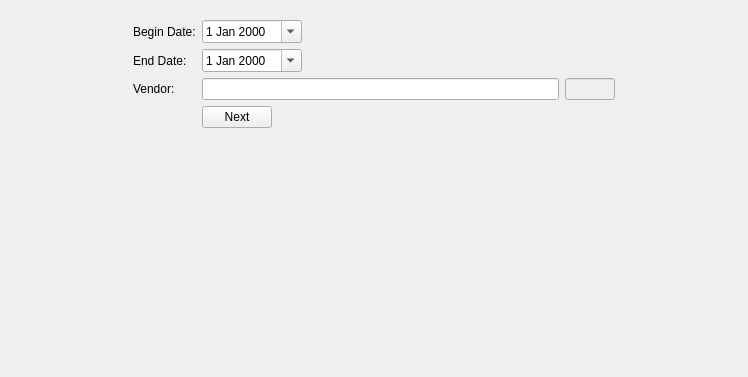
<?xml version="1.0" encoding="UTF-8"?>
<ui version="4.0">
 <class>VendorPaymentReport</class>
 <widget class="QWidget" name="VendorPaymentReport">
  <property name="geometry">
   <rect>
    <x>0</x>
    <y>0</y>
    <width>748</width>
    <height>377</height>
   </rect>
  </property>
  <property name="windowTitle">
   <string>Form</string>
  </property>
  <layout class="QGridLayout" name="gridLayout">
   <item row="0" column="0">
    <widget class="QFrame" name="frame">
     <property name="maximumSize">
      <size>
       <width>500</width>
       <height>16777215</height>
      </size>
     </property>
     <property name="frameShape">
      <enum>QFrame::NoFrame</enum>
     </property>
     <property name="frameShadow">
      <enum>QFrame::Raised</enum>
     </property>
     <layout class="QFormLayout" name="formLayout">
      <item row="4" column="0">
       <widget class="QLabel" name="label_3">
        <property name="text">
         <string>Vendor:</string>
        </property>
       </widget>
      </item>
      <item row="4" column="1">
       <layout class="QHBoxLayout" name="horizontalLayout">
        <item>
         <widget class="QLineEdit" name="vendorname"/>
        </item>
        <item>
         <widget class="QLineEdit" name="vendorid">
          <property name="enabled">
           <bool>false</bool>
          </property>
          <property name="maximumSize">
           <size>
            <width>50</width>
            <height>16777215</height>
           </size>
          </property>
         </widget>
        </item>
       </layout>
      </item>
      <item row="7" column="1">
       <widget class="QPushButton" name="btn_next">
        <property name="maximumSize">
         <size>
          <width>70</width>
          <height>16777215</height>
         </size>
        </property>
        <property name="text">
         <string>Next</string>
        </property>
       </widget>
      </item>
      <item row="2" column="1">
       <widget class="QDateEdit" name="begindate">
        <property name="maximumSize">
         <size>
          <width>100</width>
          <height>16777215</height>
         </size>
        </property>
        <property name="calendarPopup">
         <bool>true</bool>
        </property>
       </widget>
      </item>
      <item row="3" column="0">
       <widget class="QLabel" name="label">
        <property name="text">
         <string>End Date:</string>
        </property>
       </widget>
      </item>
      <item row="2" column="0">
       <widget class="QLabel" name="label_2">
        <property name="text">
         <string>Begin Date:</string>
        </property>
       </widget>
      </item>
      <item row="3" column="1">
       <widget class="QDateEdit" name="enddate">
        <property name="maximumSize">
         <size>
          <width>100</width>
          <height>16777215</height>
         </size>
        </property>
        <property name="calendarPopup">
         <bool>true</bool>
        </property>
       </widget>
      </item>
     </layout>
    </widget>
   </item>
  </layout>
 </widget>
 <resources/>
 <connections/>
</ui>
